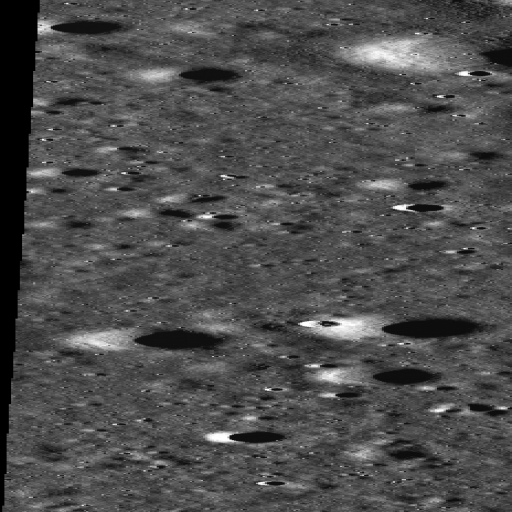
#> input picture data_generation/output/reference.png, 1024 x 1024 px (shown at 1/2 size)
$ python generate_synthetic_pair.py --image output/reference.png
#> lines starting #> are read from the running program, lines starting #| are printed output that depends on the picture
import os
import json
import argparse
import numpy as np
import cv2


# [48 lines left out: function generate_lunar_procedural_surface, not called in this run]


def apply_directional_relighting(
    img: np.ndarray,
    sun_azimuth_deg: float = 284.3,
    sun_elevation_deg: float = 32.1,
    albedo_weight: float = 0.55,
    relief_strength: float = 1.8,
) -> np.ndarray:
    """
    Simulates physical directional solar illumination using Lambertian shading
    derived from image surface gradients and solar vector.
    """
    az_rad = np.radians(sun_azimuth_deg)
    el_rad = np.radians(sun_elevation_deg)

    # Sun direction vector
    lx = np.cos(el_rad) * np.cos(az_rad)
    ly = np.cos(el_rad) * np.sin(az_rad)
    lz = np.sin(el_rad)

    # Pseudo-heightmap from surface intensity
    img_f = img.astype(np.float32) / 255.0
    blurred = cv2.GaussianBlur(img_f, (5, 5), 1.0)

    # Surface normal from image gradients
    gy, gx = np.gradient(blurred)
    gx = -gx * relief_strength
    gy = -gy * relief_strength
    gz = np.ones_like(gx)

    norm = np.sqrt(gx**2 + gy**2 + gz**2) + 1e-6
    nx, ny, nz = gx / norm, gy / norm, gz / norm

    # Lambertian shading term N . L
    cos_theta = np.clip(nx * lx + ny * ly + nz * lz, 0.0, 1.0)

    # Combine intrinsic albedo and solar directional shading
    relit = (albedo_weight * img_f + (1.0 - albedo_weight) * cos_theta)
    return np.clip(relit * 255.0, 0, 255).astype(np.uint8)


def create_synthetic_pair(
    input_image_path: str = None,
    output_dir: str = "data_generation/output",
    target_size: tuple = (1024, 1024),
    rotation_deg: float = 7.0,
    scale: float = 0.92,
    tx: float = 35.0,
    ty: float = 20.0,
    gamma: float = 0.7,
    ref_sun_az: float = 142.1,
    ref_sun_el: float = 34.5,
    mov_sun_az: float = 284.3,
    mov_sun_el: float = 32.1,
    apply_relighting: bool = True,
) -> dict:
    """
    Generates reference.png, synthetic_target.png, and ground_truth.json.
    """
    os.makedirs(output_dir, exist_ok=True)

    # Step 1: Load or Generate Base Image
    if input_image_path and os.path.exists(input_image_path):
        print(f"[INFO] Loading raw OHRC image from: {input_image_path}")
        # Use IMREAD_UNCHANGED to preserve 16-bit radiometric depth
        raw_img = cv2.imread(input_image_path, cv2.IMREAD_UNCHANGED)
        if raw_img is None:
            raise ValueError(f"Could not load image at {input_image_path}")
        # Convert colour → grayscale if needed
        if raw_img.ndim == 3:
            raw_img = cv2.cvtColor(raw_img, cv2.COLOR_BGR2GRAY)
        # Normalize to 8-bit uint for downstream processing
        raw_img = cv2.normalize(raw_img, None, 0, 255, cv2.NORM_MINMAX).astype(np.uint8)

        h_raw, w_raw = raw_img.shape
        print(f"[INFO] Original image dimensions: {w_raw} x {h_raw}")

        # GEN-1 fix: Aspect-ratio-preserving extraction — do NOT force square crop
        # on narrow pushbroom strips which would discard >90% of the image content.
        tw, th = target_size  # target_size = (width, height)

        if h_raw >= 1750 and w_raw >= 252:
            # Known OHRC narrow strip: crop to standard region
            cropped = raw_img[300:1750, 20:252]
            print(f"[INFO] Cropped OHRC narrow region to shape: {cropped.shape}")
        elif w_raw >= h_raw:
            # Landscape or square: crop a target-aspect region from centre
            aspect_h = int(w_raw * th / tw)
            aspect_h = min(aspect_h, h_raw)
            cy = h_raw // 2
            y0 = max(0, cy - aspect_h // 2)
            cropped = raw_img[y0:y0 + aspect_h, :]
            print(f"[INFO] Landscape crop shape: {cropped.shape}")
        else:
            # Portrait / tall strip: extract a horizontal band from centre
            # Use the full width and crop a band whose height = w_raw * (th/tw)
            band_h = int(w_raw * th / tw)
            band_h = min(band_h, h_raw)
            cy = h_raw // 2
            y0 = max(0, cy - band_h // 2)
            cropped = raw_img[y0:y0 + band_h, :]
            print(f"[INFO] Portrait/strip band crop shape: {cropped.shape}")

        reference = cv2.resize(cropped, target_size, interpolation=cv2.INTER_AREA)
    else:
        if input_image_path:
            print(f"[WARNING] Image path '{input_image_path}' not found. Falling back to procedural lunar surface generation.")
        else:
            print("[INFO] Generating high-resolution procedural lunar terrain (craters & regolith texture)...")
        reference = generate_lunar_procedural_surface(height=target_size[1], width=target_size[0])

    # Save Step 2: reference.png
    ref_path = os.path.join(output_dir, "reference.png")
    cv2.imwrite(ref_path, reference)
    print(f"[SUCCESS] Saved reference image: {ref_path}")

    # Save reference metadata sidecar
    ref_meta = {
        "sensor_id": "LRO_NAC",
        "sun_azimuth_deg": ref_sun_az,
        "sun_elevation_deg": ref_sun_el,
        "gsd_m": 0.50,
        "MAP_SCALE": 0.50,
        "SOLAR_AZIMUTH": ref_sun_az,
        "SOLAR_ELEVATION": ref_sun_el,
    }
    with open(os.path.join(output_dir, "reference.json"), "w") as f:
        json.dump(ref_meta, f, indent=2)

    # Step 3: Apply Geometric Transformation (Rotation, Scale, Translation)
    h, w = reference.shape
    center = (w / 2.0, h / 2.0)

    # 2x3 Affine matrix from rotation and scale
    M_rot_scale = cv2.getRotationMatrix2D(center, rotation_deg, scale)

    # Add translation component
    M = M_rot_scale.copy()
    M[0, 2] += tx
    M[1, 2] += ty

    # Construct 3x3 Homography matrix representation
    H_gt = np.eye(3, dtype=np.float64)
    H_gt[0:2, :] = M

    # Compute inverse transformation matrix
    H_gt_inv = np.linalg.inv(H_gt)

    # Perform warpAffine with reflection border mode
    synthetic_geo = cv2.warpAffine(
        reference,
        M,
        (w, h),
        flags=cv2.INTER_LINEAR,
        borderMode=cv2.BORDER_REFLECT
    )

    # Step 4: Apply Directional Solar Relighting and Photometric Variation
    if apply_relighting:
        synthetic_relit = apply_directional_relighting(
            synthetic_geo,
            sun_azimuth_deg=mov_sun_az,
            sun_elevation_deg=mov_sun_el,
        )
    else:
        synthetic_relit = synthetic_geo

    synthetic_float = synthetic_relit.astype(np.float32)
    synthetic_norm = np.clip(synthetic_float / 255.0, 0.0, 1.0)
    synthetic_gamma = (synthetic_norm ** gamma) * 255.0
    synthetic_target = np.clip(synthetic_gamma, 0, 255).astype(np.uint8)

    # Save synthetic_target.png
    target_path = os.path.join(output_dir, "synthetic_target.png")
    cv2.imwrite(target_path, synthetic_target)
    print(f"[SUCCESS] Saved synthetic target image: {target_path}")

    # Save moving metadata sidecar (GSD matches reference GSD scaled by geometric transform scale)
    mov_gsd = round(0.50 / scale, 4)
    mov_meta = {
        "sensor_id": "OHRC",
        "sun_azimuth_deg": mov_sun_az,
        "sun_elevation_deg": mov_sun_el,
        "gsd_m": mov_gsd,
        "MAP_SCALE": mov_gsd,
        "SOLAR_AZIMUTH": mov_sun_az,
        "SOLAR_ELEVATION": mov_sun_el,
    }
    with open(os.path.join(output_dir, "synthetic_target.json"), "w") as f:
        json.dump(mov_meta, f, indent=2)

    # Step 5: Save Ground Truth Transformation JSON
    gt_data = {
        "dataset_info": {
            "reference_image": "reference.png",
            "synthetic_target_image": "synthetic_target.png",
            "image_width": w,
            "image_height": h
        },
        "ground_truth_params": {
            "rotation_deg": rotation_deg,
            "scale": scale,
            "translation_x_px": tx,
            "translation_y_px": ty,
            "gamma_illumination": gamma,
            "ref_sun_azimuth_deg": ref_sun_az,
            "ref_sun_elevation_deg": ref_sun_el,
            "mov_sun_azimuth_deg": mov_sun_az,
            "mov_sun_elevation_deg": mov_sun_el,
            "delta_sun_azimuth_deg": min(abs(ref_sun_az - mov_sun_az), 360.0 - abs(ref_sun_az - mov_sun_az)),
        },
        "affine_matrix_2x3": M.tolist(),
        "homography_matrix_3x3": H_gt.tolist(),
        "homography_matrix_inv_3x3": H_gt_inv.tolist()
    }

    gt_json_path = os.path.join(output_dir, "ground_truth.json")
    with open(gt_json_path, "w") as f:
        json.dump(gt_data, f, indent=4)
    print(f"[SUCCESS] Saved ground truth JSON: {gt_json_path}")

    return gt_data


def main():
    parser = argparse.ArgumentParser(description="Synthetic Lunar Image Pair Generator for Registration Benchmarking")
    parser.add_argument("--image", type=str, default=None, help="Path to raw input OHRC image (optional)")
    parser.add_argument("--output_dir", type=str, default="data_generation/output", help="Directory to save generated outputs")
    parser.add_argument("--rotation", type=float, default=7.0, help="Rotation angle in degrees (default: 7.0)")
    parser.add_argument("--scale", type=float, default=0.92, help="Scale factor (default: 0.92)")
    parser.add_argument("--tx", type=float, default=35.0, help="X translation in pixels (default: 35.0)")
    parser.add_argument("--ty", type=float, default=20.0, help="Y translation in pixels (default: 20.0)")
    parser.add_argument("--gamma", type=float, default=0.7, help="Illumination gamma value (default: 0.7)")

    args = parser.parse_args()

    create_synthetic_pair(
        input_image_path=args.image,
        output_dir=args.output_dir,
        rotation_deg=args.rotation,
        scale=args.scale,
        tx=args.tx,
        ty=args.ty,
        gamma=args.gamma
    )
#> in create_synthetic_pair, raw_img is the input picture: shape (1024, 1024); min 0, max 255, mean 77
#| [INFO] Original image dimensions: 1024 x 1024
#| [INFO] Landscape crop shape: (1024, 1024)
#> in create_synthetic_pair, `synthetic_geo = cv2.warpAffine( reference, M, (w, h), flags=cv2.INTER_..`:
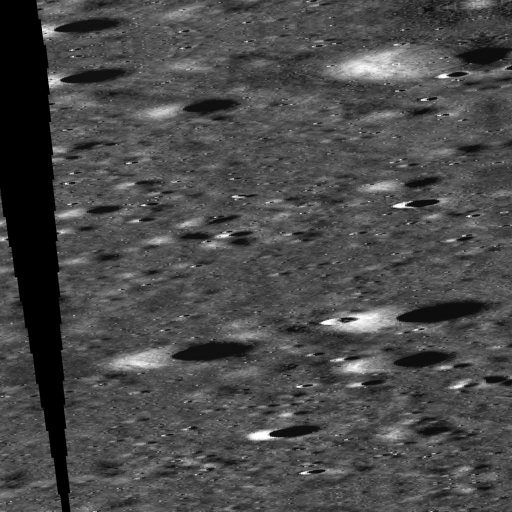
#> synthetic_geo: shape (1024, 1024) (shown at 1/2 size); min 0, max 255, mean 74.1
#> in apply_directional_relighting, `gy, gx = np.gradient(blurred)`:
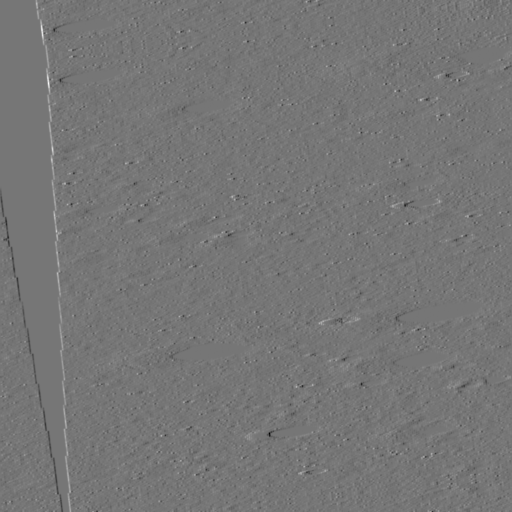
#> gx: shape (1024, 1024) float32 (shown at 1/2 size); min -0.245, max 0.284, mean 7.28e-05; drawn with min black and max white
#> in apply_directional_relighting, `gx = -gx * relief_strength`:
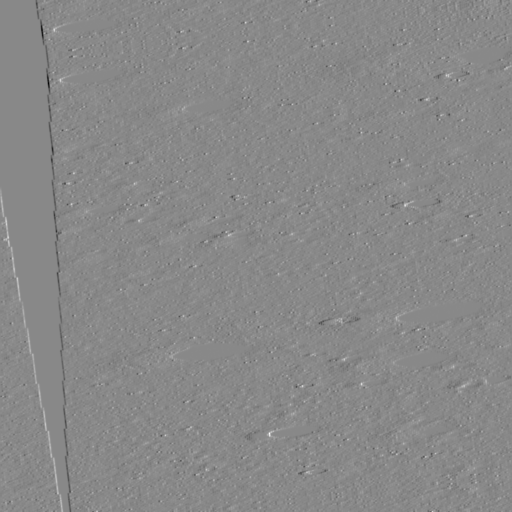
#> gx: shape (1024, 1024) float32 (shown at 1/2 size); min -0.511, max 0.441, mean -0.000131; drawn with min black and max white
#> in apply_directional_relighting, `gy = -gy * relief_strength`:
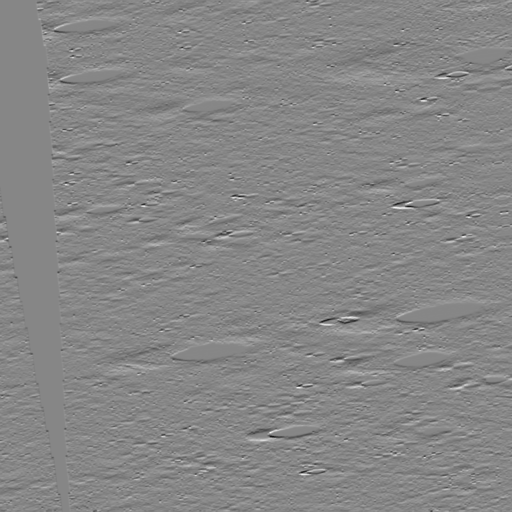
#> gy: shape (1024, 1024) float32 (shown at 1/2 size); min -0.466, max 0.416, mean -5.84e-05; drawn with min black and max white
#> in apply_directional_relighting, `norm = np.sqrt(gx**2 + gy**2 + gz**2) + 1e-6`:
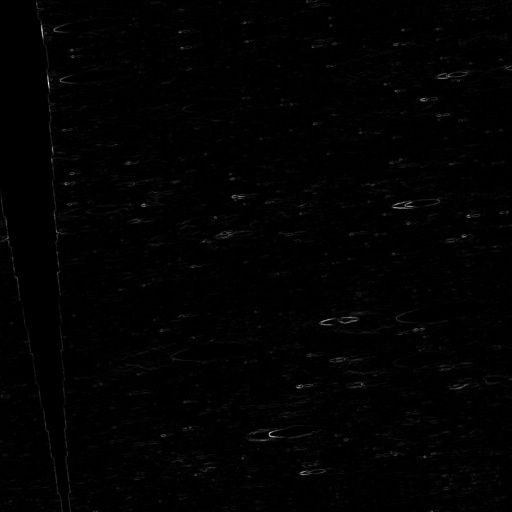
#> norm: shape (1024, 1024) float32 (shown at 1/2 size); min 1, max 1.13, mean 1; drawn with min black and max white
#> in apply_directional_relighting, `relit = (albedo_weight * img_f + (1.0 - albedo_weight) * cos_theta)`:
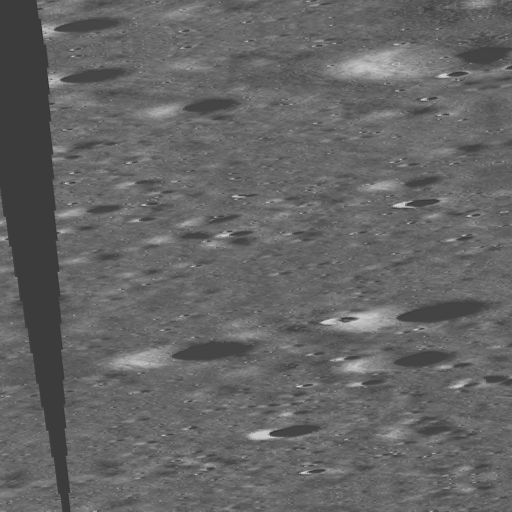
#> relit: shape (1024, 1024) float32 (shown at 1/2 size); min 0.153, max 0.862, mean 0.399
#> in create_synthetic_pair, `synthetic_gamma = (synthetic_norm ** gamma) * 255.0`:
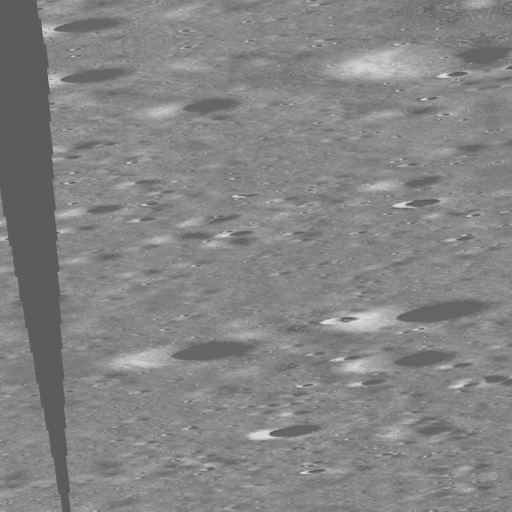
#> synthetic_gamma: shape (1024, 1024) float32 (shown at 1/2 size); min 68.5, max 229.2, mean 132.9


if __name__ == "__main__":
    main()
